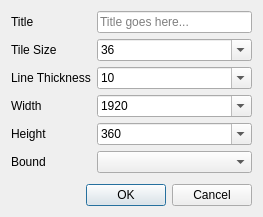
<?xml version="1.0" encoding="UTF-8"?>
<ui version="4.0">
 <class>LineMapPreset</class>
 <widget class="QDialog" name="LineMapPreset">
  <property name="geometry">
   <rect>
    <x>0</x>
    <y>0</y>
    <width>263</width>
    <height>217</height>
   </rect>
  </property>
  <property name="windowTitle">
   <string>Preset</string>
  </property>
  <layout class="QVBoxLayout" name="verticalLayout">
   <item>
    <layout class="QFormLayout" name="formLayout">
     <item row="0" column="0">
      <widget class="QLabel" name="label_5">
       <property name="text">
        <string>Title</string>
       </property>
      </widget>
     </item>
     <item row="0" column="1">
      <widget class="QLineEdit" name="editTitle">
       <property name="placeholderText">
        <string>Title goes here...</string>
       </property>
      </widget>
     </item>
     <item row="1" column="0">
      <widget class="QLabel" name="label">
       <property name="text">
        <string>Tile Size</string>
       </property>
      </widget>
     </item>
     <item row="1" column="1">
      <widget class="QComboBox" name="m_cbTileSize">
       <property name="editable">
        <bool>true</bool>
       </property>
       <item>
        <property name="text">
         <string>36</string>
        </property>
       </item>
      </widget>
     </item>
     <item row="2" column="0">
      <widget class="QLabel" name="label_2">
       <property name="text">
        <string>Line Thickness</string>
       </property>
      </widget>
     </item>
     <item row="2" column="1">
      <widget class="QComboBox" name="m_cbLineThick">
       <property name="editable">
        <bool>true</bool>
       </property>
       <item>
        <property name="text">
         <string>10</string>
        </property>
       </item>
      </widget>
     </item>
     <item row="3" column="0">
      <widget class="QLabel" name="label_3">
       <property name="text">
        <string>Width</string>
       </property>
      </widget>
     </item>
     <item row="3" column="1">
      <widget class="QComboBox" name="m_cbMapWidth">
       <property name="editable">
        <bool>true</bool>
       </property>
       <item>
        <property name="text">
         <string>1920</string>
        </property>
       </item>
      </widget>
     </item>
     <item row="4" column="0">
      <widget class="QLabel" name="label_4">
       <property name="text">
        <string>Height</string>
       </property>
      </widget>
     </item>
     <item row="4" column="1">
      <widget class="QComboBox" name="m_cbMapHeight">
       <property name="editable">
        <bool>true</bool>
       </property>
       <item>
        <property name="text">
         <string>360</string>
        </property>
       </item>
      </widget>
     </item>
     <item row="5" column="0">
      <widget class="QLabel" name="label_6">
       <property name="text">
        <string>Bound</string>
       </property>
      </widget>
     </item>
     <item row="5" column="1">
      <widget class="QComboBox" name="m_cbMapBound">
       <property name="editable">
        <bool>false</bool>
       </property>
      </widget>
     </item>
    </layout>
   </item>
   <item>
    <spacer name="verticalSpacer">
     <property name="orientation">
      <enum>Qt::Vertical</enum>
     </property>
     <property name="sizeHint" stdset="0">
      <size>
       <width>20</width>
       <height>2</height>
      </size>
     </property>
    </spacer>
   </item>
   <item>
    <layout class="QHBoxLayout" name="horizontalLayout_2">
     <item>
      <spacer name="horizontalSpacer">
       <property name="orientation">
        <enum>Qt::Horizontal</enum>
       </property>
       <property name="sizeHint" stdset="0">
        <size>
         <width>40</width>
         <height>20</height>
        </size>
       </property>
      </spacer>
     </item>
     <item>
      <widget class="QDialogButtonBox" name="buttonBox">
       <property name="locale">
        <locale language="English" country="UnitedStates"/>
       </property>
       <property name="standardButtons">
        <set>QDialogButtonBox::Cancel|QDialogButtonBox::Ok</set>
       </property>
      </widget>
     </item>
    </layout>
   </item>
  </layout>
 </widget>
 <layoutdefault spacing="6" margin="11"/>
 <resources/>
 <connections/>
</ui>
